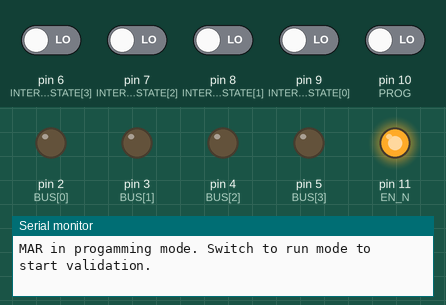
Simulated run of this sketch. Board: Arduino Uno, built with avr-gcc and run on an emulated ATmega328P. Parts: output pins drawn as LEDs (lit = HIGH), the last lines printed to the serial monitor. The test bench sets the inputs (shaded band); at power-on: pin 6 (INTERNAL_STATE[3]), pin 7 (INTERNAL_STATE[2]), pin 8 (INTERNAL_STATE[1]), pin 9 (INTERNAL_STATE[0]), pin 10 (PROG) LOW. Pins used as bus, display or sensor lines are not drawn.

Above: at 2.8 s.
2.9 s: pin 10 (PROG) driven HIGH
At 6.2 s:
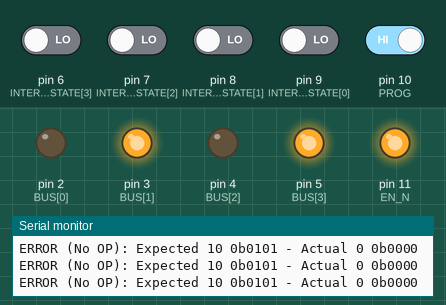
At 10.3 s:
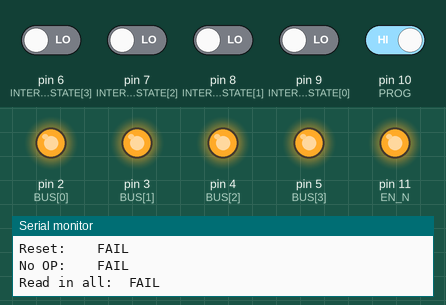
Timing chart, 0 to 11.8 s (numbered marks = the images above; inputs shaded):
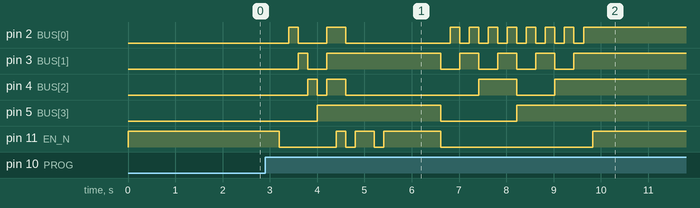

Measured:
- after the input at 2.9 s, pin 2 (BUS[0]): goes HIGH 0.20 s, LOW 0.60 s, HIGH 0.40 s, LOW 2.2 s, 7 × (HIGH 0.20 s, LOW 0.20 s), then HIGH, starting after 0.50 s; pin 3 (BUS[1]): goes HIGH 0.20 s, LOW 0.40 s, HIGH 2.4 s, 3 × (LOW 0.40 s, HIGH 0.40 s), LOW 0.40 s, then HIGH, starting after 0.70 s

The sketch:

mar_test.ino
```cpp
/* TEST PLAN
 *
 * 1) Read in
 *  a) Internal state should update
 *  b) Should only work in run mode
 * 2) Reset
 *  a) Internal state to 0
 *  b) Should only work in run mode
 * 3) Read in all value
 */

#define CLK_HALF_PERIOD_MS 100

#define BUS_SIZE 4

#define EN_N 11
#define RST 12
#define CLK 13
#define PROG 10
#define IN_RUN_MODE true

int BUS[BUS_SIZE] = {2, 3, 4, 5};
int INTERNAL_STATE[BUS_SIZE] = {9, 8, 7, 6};

/* Basic utility functions */
void print_bin4(int n) {
  for(int i = 0; i < 4; i++) {
    Serial.print((n>>i)&1);
  }
}

bool test_equal(int value, int expected, char* test) {
  if (value == expected) {
    Serial.print("Pass  (");
    Serial.print(test);
    Serial.print("): Expected ");
    Serial.print(expected);
    Serial.print(" 0b");
    print_bin4(expected);
    Serial.print(" - Actual ");
    Serial.print(value);
    Serial.print(" 0b");
    print_bin4(value);
    Serial.println();
    return true;
  } else {
    Serial.print("ERROR (");
    Serial.print(test);
    Serial.print("): Expected ");
    Serial.print(expected);
    Serial.print(" 0b");
    print_bin4(expected);
    Serial.print(" - Actual ");
    Serial.print(value);
    Serial.print(" 0b");
    print_bin4(value);
    Serial.println();
    return false;
  }
}

void clock_pulse() {
  digitalWrite(CLK, HIGH);
  delay(CLK_HALF_PERIOD_MS);
  digitalWrite(CLK, LOW);
  delay(CLK_HALF_PERIOD_MS);
}

void reset() {
  digitalWrite(RST, HIGH);
  clock_pulse();
  digitalWrite(RST, LOW);
}

// Load a value from the bus to the register
void read_in(int value) {
  for (int i=0; i<BUS_SIZE; i++) {
    digitalWrite(BUS[i], (value>>i)&0x1);
  }
  digitalWrite(EN_N, LOW);

  clock_pulse();

  digitalWrite(EN_N, HIGH);
}

bool read_prog_mode() {
  return digitalRead(PROG);
}

uint8_t read_internal_state() {
  uint8_t internal_state=0;

  for (int i=BUS_SIZE-1; i>=0; i--) {
    internal_state += digitalRead(INTERNAL_STATE[i]) << i;
  }

  return internal_state;
}

/* Test functions */
bool test_read_in() {
  reset();
  bool pass = true;

  read_in(0b0000);
  pass &= test_equal(read_internal_state(), 0b0000, "Read in");

  read_in(0b0001);
  pass &= test_equal(read_internal_state(), 0b0001, "Read in");

  read_in(0b0010);
  pass &= test_equal(read_internal_state(), 0b0010, "Read in");

  read_in(0b0100);
  pass &= test_equal(read_internal_state(), 0b0100, "Read in");

  read_in(0b1000);
  pass &= test_equal(read_internal_state(), 0b1000, "Read in");

  read_in(0b1111);
  pass &= test_equal(read_internal_state(), 0b1111, "Read in");

  return pass;
}

bool test_reset() {
  reset();
  bool pass = true;

  read_in(0b1010);

  pass &= test_equal(read_internal_state(), 0b1010, "Reset test setup");
  reset();
  pass &= test_equal(read_internal_state(), 0, "Reset test");
  return pass;
}

bool test_noop() {
  reset();
  bool pass = true;

  read_in(0b1010);

  for (int i = 0; i < 5; i++) {
    pass &= test_equal(read_internal_state(), 0b1010, "No OP");
    clock_pulse();
  }
  return pass;
}

bool test_read_in_all() {
  reset();
  bool pass = true;

  for (int i = 0; i < pow(BUS_SIZE, 2); i++) {
    read_in(i);
    pass &= test_equal(read_internal_state(), i, "Read in all");
  }

  return pass;
}


void setup() {
  Serial.begin(9600);

  /* Pin setup */
  pinMode(EN_N, OUTPUT);
  pinMode(RST, OUTPUT);
  pinMode(CLK, OUTPUT);

  digitalWrite(EN_N, HIGH);
  digitalWrite(RST, LOW);
  digitalWrite(CLK, LOW);

  for (int i=0; i<BUS_SIZE; i++) {
    pinMode(BUS[i], OUTPUT);
    pinMode(INTERNAL_STATE[i], INPUT);
  }

  /* Check MAR is in run mode */
  bool mode = read_prog_mode();
  while (mode != IN_RUN_MODE) {
    Serial.println("MAR in progamming mode. Switch to run mode to start validation.");
    delay(1000);
    mode = read_prog_mode();
  }
  Serial.println("MAR in run mode. Starting validation.");

  /* Tests */
  bool read_in = test_read_in();
  bool reset = test_reset();
  bool noop = test_noop();
  bool read_all = test_read_in_all();

  Serial.println();

  Serial.print("Read in:\t");
  Serial.println(read_in ? "PASS" : "FAIL");

  Serial.print("Reset:\t\t");
  Serial.println(reset ? "PASS" : "FAIL");

  Serial.print("No OP:\t\t");
  Serial.println(noop ? "PASS" : "FAIL");

  Serial.print("Read in all:\t");
  Serial.println(read_all ? "PASS" : "FAIL");
}

void loop() {}
```
